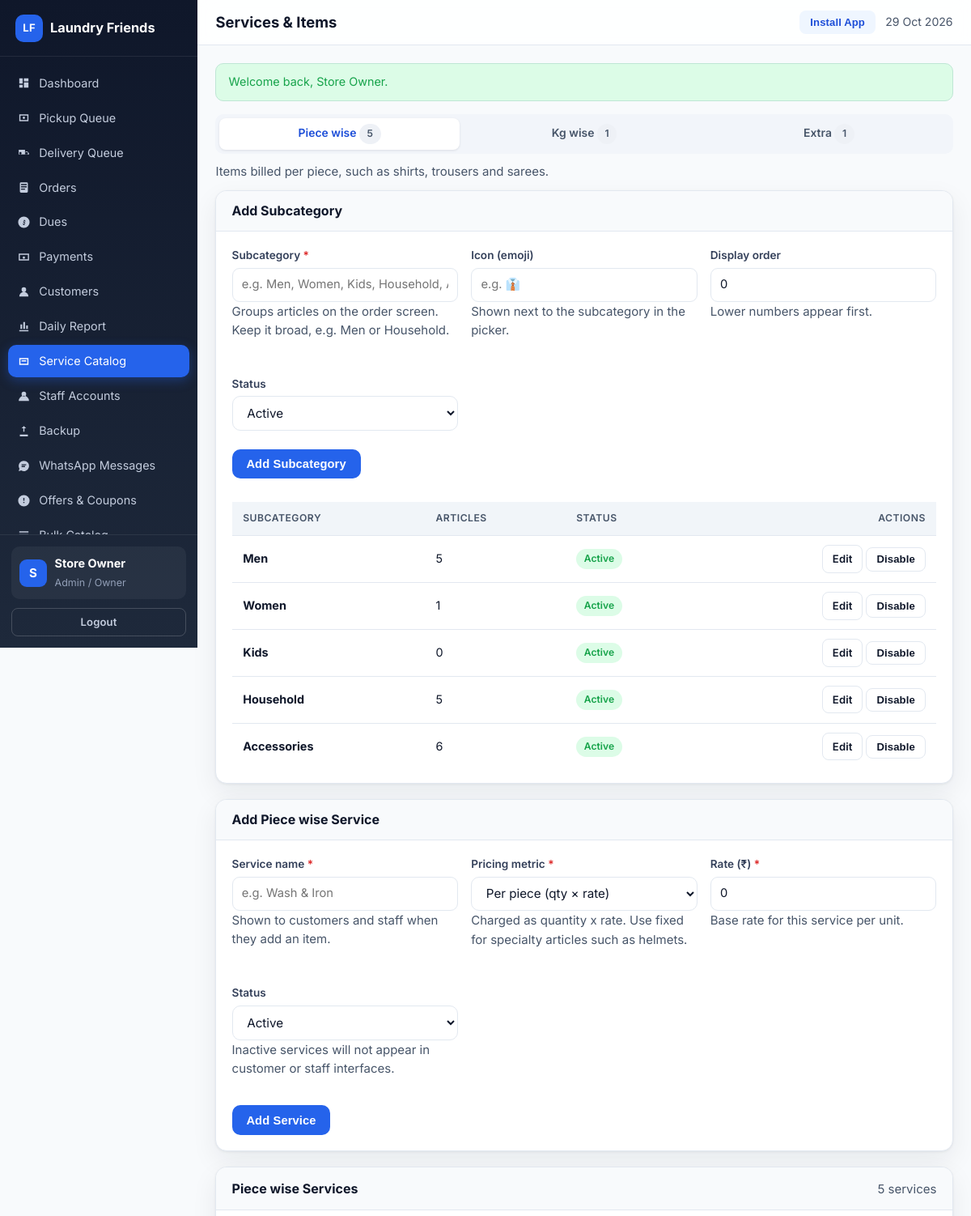
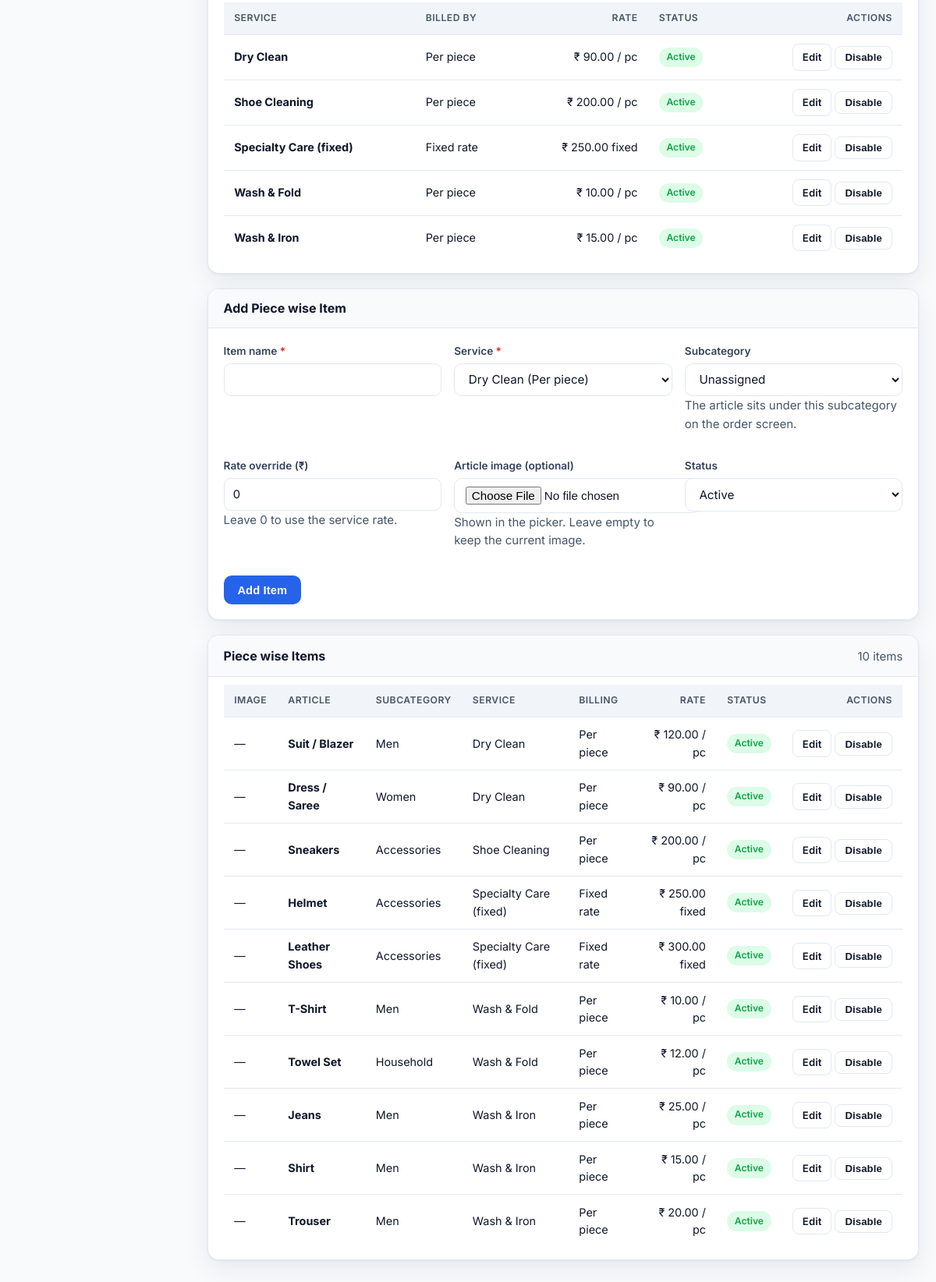
/admin/catalog.php (signed in), run on the app's committed database (2 pictures, top to bottom).
### tables this page shows
CREATE TABLE IF NOT EXISTS users (
  id INT UNSIGNED AUTO_INCREMENT PRIMARY KEY,
  role ENUM('super_admin','admin','staff','customer') NOT NULL DEFAULT 'customer',
  name VARCHAR(100) NOT NULL,
  email VARCHAR(150) NULL,
  phone VARCHAR(20) NULL,
  phone_key VARCHAR(20) NULL,
  password_hash VARCHAR(255) NOT NULL,
  is_active TINYINT(1) NOT NULL DEFAULT 1,
  must_change_password TINYINT(1) NOT NULL DEFAULT 0,
  last_login_at DATETIME NULL,
  created_by INT UNSIGNED NULL,
  created_at DATETIME NOT NULL DEFAULT CURRENT_TIMESTAMP,
  updated_at DATETIME NOT NULL DEFAULT CURRENT_TIMESTAMP ON UPDATE CURRENT_TIMESTAMP,
  UNIQUE KEY uq_users_email (email),
  UNIQUE KEY uq_users_phone_key (phone_key),
  KEY idx_users_role (role),
  KEY idx_users_active (is_active)
);

CREATE TABLE IF NOT EXISTS subcategories (
  id INT UNSIGNED AUTO_INCREMENT PRIMARY KEY,
  name VARCHAR(80) NOT NULL,
  icon VARCHAR(40) NULL,
  slug VARCHAR(80) NOT NULL,
  sort_order INT NOT NULL DEFAULT 0,
  is_active TINYINT(1) NOT NULL DEFAULT 1,
  created_at DATETIME NOT NULL DEFAULT CURRENT_TIMESTAMP,
  updated_at DATETIME NOT NULL DEFAULT CURRENT_TIMESTAMP ON UPDATE CURRENT_TIMESTAMP,
  UNIQUE KEY uq_subcategories_slug (slug),
  KEY idx_subcategories_active (is_active)
);

CREATE TABLE IF NOT EXISTS services (
  id INT UNSIGNED AUTO_INCREMENT PRIMARY KEY,
  service_name VARCHAR(120) NOT NULL,
  price_mode ENUM('per_piece','per_kg','fixed') NOT NULL DEFAULT 'per_piece',
  category ENUM('piece','kg','extra') NOT NULL DEFAULT 'piece',
  rate DECIMAL(12,2) NOT NULL DEFAULT 0,
  min_weight_kg DECIMAL(10,3) NOT NULL DEFAULT 0,
  is_active TINYINT(1) NOT NULL DEFAULT 1,
  created_at DATETIME NOT NULL DEFAULT CURRENT_TIMESTAMP,
  updated_at DATETIME NOT NULL DEFAULT CURRENT_TIMESTAMP ON UPDATE CURRENT_TIMESTAMP,
  UNIQUE KEY uq_services_name (service_name),
  KEY idx_services_active (is_active)
);

CREATE TABLE IF NOT EXISTS laundry_items (
  id INT UNSIGNED AUTO_INCREMENT PRIMARY KEY,
  service_id INT UNSIGNED NULL,
  subcategory_id INT UNSIGNED NULL,
  image_path VARCHAR(255) NULL,
  item_name VARCHAR(120) NOT NULL,
  service_type VARCHAR(40) NOT NULL DEFAULT 'wash_fold',
  price_mode ENUM('per_piece','per_kg','fixed') NOT NULL DEFAULT 'per_piece',
  rate_per_piece DECIMAL(12,2) NOT NULL DEFAULT 0,
  rate_per_kg DECIMAL(12,2) NOT NULL DEFAULT 0,
  min_weight_kg DECIMAL(10,3) NOT NULL DEFAULT 0,
  is_active TINYINT(1) NOT NULL DEFAULT 1,
  created_at DATETIME NOT NULL DEFAULT CURRENT_TIMESTAMP,
  updated_at DATETIME NOT NULL DEFAULT CURRENT_TIMESTAMP ON UPDATE CURRENT_TIMESTAMP,
  UNIQUE KEY uq_laundry_item_service (service_id, item_name),
  KEY idx_laundry_items_service (service_id),
  KEY idx_laundry_items_subcategory (subcategory_id)
);

### admin/catalog.php (the view, shortened to what the rows shown need)
<?php
require_once dirname(__DIR__) . '/includes/layout.php';
$user = require_admin();
$tab = query('tab', 'piece');
$services = all_services();
$subcategories = all_subcategories();
$items = db_all(
    'SELECT i.*, s.service_name, s.price_mode AS service_price_mode, s.rate AS service_rate,
            s.category AS service_category, sc.name AS subcategory_name
     FROM laundry_items i
     LEFT JOIN services s ON s.id = i.service_id
     LEFT JOIN subcategories sc ON sc.id = i.subcategory_id
     ORDER BY FIELD(s.category, \'piece\', \'kg\', \'extra\'), s.service_name, sc.sort_order, i.is_active DESC, i.item_name'
);
$servicesByCategory = [];
foreach ($services as $service) {
    $servicesByCategory[service_category_for($service)][] = $service;
}
$itemsByCategory = [];
foreach ($items as $item) {
    $itemsByCategory[service_category_for($item)][] = $item;
}
$editService = null;
$editItem = null;
$editSubcategory = null;
$tabLabel = service_category_label($tab);
$tabServices = $servicesByCategory[$tab] ?? [];
$tabItems = $itemsByCategory[$tab] ?? [];
layout_start('Services & Items', 'app');
?>
<div class="panel">
    <div class="panel-head">
        <h2><?= $editSubcategory !== null ? 'Edit Subcategory' : 'Add Subcategory' ?></h2>
    </div>
    <div class="panel-body tight">
        <?php if ($subcategories === []): ?>
            <div class="empty-state"><strong>No subcategories yet</strong>Add Men, Women, Kids, Household and Accessories to start.</div>
        <?php else: ?>
            <div class="table-wrap">
                <table class="data">
                    <thead>
                        <tr><th>Subcategory</th><th>Articles</th><th>Status</th><th class="actions">Actions</th></tr>
                    </thead>
                    <tbody>
                    <?php
                    $subcategoryCounts = [];
                    foreach ($items as $itemRow) {
                        $sid = (int) ($itemRow['subcategory_id'] ?? 0);
                        $subcategoryCounts[$sid] = ($subcategoryCounts[$sid] ?? 0) + 1;
                    }
                    ?>
                    <?php foreach ($subcategories as $subcategory): ?>
                        <tr>
                            <td><strong><?= e((string) ($subcategory['icon'] ?? '')) ?> <?= e((string) $subcategory['name']) ?></strong></td>
                            <td><?= e((string) ($subcategoryCounts[(int) $subcategory['id']] ?? 0)) ?></td>
                            <td><span class="badge <?= (int) $subcategory['is_active'] === 1 ? 'badge-success' : 'badge-muted' ?>"><?= (int) $subcategory['is_active'] === 1 ? 'Active' : 'Inactive' ?></span></td>
                            <td class="actions">
                                <a class="btn btn-sm btn-ghost" href="<?= e(url('admin/catalog.php?tab=' . urlencode($tab) . '&edit_subcategory=' . (int) $subcategory['id'])) ?>">Edit</a>
                                <form method="post" style="display:inline;">
                                    <button class="btn btn-sm btn-ghost" type="submit"><?= (int) $subcategory['is_active'] === 1 ? 'Disable' : 'Enable' ?></button>
                                </form>
                            </td>
                        </tr>
                    <?php endforeach; ?>
                    </tbody>
                </table>
            </div>
        <?php endif; ?>
    </div>
</div>
<div class="panel">
    <div class="panel-head">
        <h2><?= $editService !== null ? 'Edit ' . e($tabLabel) . ' Service' : 'Add ' . e($tabLabel) . ' Service' ?></h2>
    </div>
</div>
<div class="panel">
    <div class="panel-head"><h2><?= e($tabLabel) ?> Services</h2><span class="subtle"><?= e((string) count($tabServices)) ?> services</span></div>
    <div class="panel-body tight">
        <?php if ($tabServices === []): ?>
            <div class="empty-state"><strong>No <?= e(strtolower($tabLabel)) ?> services yet</strong>Create one above, then map items to it.</div>
        <?php else: ?>
            <div class="table-wrap">
                <table class="data">
                    <thead>
                        <tr>
                            <th>Service</th>
                            <th>Billed by</th>
                            <th class="num">Rate</th>
                            <th>Status</th>
                            <th class="actions">Actions</th>
                        </tr>
                    </thead>
                    <tbody>
                    <?php foreach ($tabServices as $service): ?>
                        <tr>
                            <td><strong><?= e((string) $service['service_name']) ?></strong></td>
                            <td><?= e(service_mode_label((string) $service['price_mode'])) ?></td>
                            <td class="num"><?= e(money((float) $service['rate'])) ?><?= $service['price_mode'] === 'per_kg' ? ' / kg' : ($service['price_mode'] === 'fixed' ? ' fixed' : ' / pc') ?></td>
                            <td><span class="badge <?= (int) $service['is_active'] === 1 ? 'badge-success' : 'badge-muted' ?>"><?= (int) $service['is_active'] === 1 ? 'Active' : 'Inactive' ?></span></td>
                            <td class="actions">
                                <a class="btn btn-sm btn-ghost" href="<?= e(url('admin/catalog.php?tab=' . urlencode($tab) . '&edit_service=' . (int) $service['id'])) ?>">Edit</a>
                                <form method="post" style="display:inline;">
                                    <button class="btn btn-sm btn-ghost" type="submit"><?= (int) $service['is_active'] === 1 ? 'Disable' : 'Enable' ?></button>
                                </form>
                            </td>
                        </tr>
                    <?php endforeach; ?>
                    </tbody>
                </table>
            </div>
        <?php endif; ?>
    </div>
</div>
<div class="panel">
    <div class="panel-head">
        <h2><?= $editItem !== null ? 'Edit ' . e($tabLabel) . ' Item' : 'Add ' . e($tabLabel) . ' Item' ?></h2>
    </div>
</div>
<div class="panel">
    <div class="panel-head"><h2><?= e($tabLabel) ?> Items</h2><span class="subtle"><?= e((string) count($tabItems)) ?> items</span></div>
    <div class="panel-body tight">
        <?php if ($tabItems === []): ?>
            <div class="empty-state"><strong>No items in this tab yet</strong>Add items and map them to a service.</div>
        <?php else: ?>
            <div class="table-wrap">
                <table class="data">
                    <thead>
                        <tr>
                            <th>Image</th>
                            <th>Article</th>
                            <th>Subcategory</th>
                            <th>Service</th>
                            <th>Billing</th>
                            <th class="num">Rate</th>
                            <th>Status</th>
                            <th class="actions">Actions</th>
                        </tr>
                    </thead>
                    <tbody>
                    <?php foreach ($tabItems as $item): ?>
                        <?php
                        $serviceRow = [
                            'price_mode' => (string) ($item['service_price_mode'] ?? $item['price_mode']),
                            'rate' => (float) ($item['service_rate'] ?? 0),
                        ];
                        $rate = service_effective_rate($serviceRow, $item);
                        $itemMode = (string) ($item['service_price_mode'] ?? $item['price_mode']);
                        ?>
                        <tr>
                            <td><?php if (!empty($item['image_path'])): ?><img src="<?= e(url($item['image_path'])) ?>" alt="" style="width:40px;height:40px;object-fit:cover;border-radius:8px;"><?php else: ?>—<?php endif; ?></td>
                            <td><strong><?= e((string) $item['item_name']) ?></strong></td>
                            <td><?= e((string) ($item['subcategory_name'] ?? 'Unassigned')) ?></td>
                            <td><?= e((string) ($item['service_name'] ?? service_type_label((string) $item['service_type']))) ?></td>
                            <td><?= e(service_mode_label($itemMode)) ?></td>
                            <td class="num"><?= e(money($rate)) ?><?= $itemMode === 'per_kg' ? ' / kg' : ($itemMode === 'fixed' ? ' fixed' : ' / pc') ?></td>
                            <td><span class="badge <?= (int) $item['is_active'] === 1 ? 'badge-success' : 'badge-muted' ?>"><?= (int) $item['is_active'] === 1 ? 'Active' : 'Inactive' ?></span></td>
                            <td class="actions">
                                <a class="btn btn-sm btn-ghost" href="<?= e(url('admin/catalog.php?tab=' . urlencode($tab) . '&edit=' . (int) $item['id'])) ?>">Edit</a>
                                <form method="post" style="display:inline;">
                                    <button class="btn btn-sm btn-ghost" type="submit"><?= (int) $item['is_active'] === 1 ? 'Disable' : 'Enable' ?></button>
                                </form>
                            </td>
                        </tr>
                    <?php endforeach; ?>
                    </tbody>
                </table>
            </div>
        <?php endif; ?>
    </div>
</div>
<?php layout_end(); ?>

### includes/layout.php (shortened to what the rows shown need)
<?php
function layout_nav_items(): array
{
    $user = current_user();
    return [];
}
function layout_is_active(string $href): bool
{
    $self = basename($_SERVER['SCRIPT_NAME'] ?? '');
    $target = basename($href);
    if ($self === $target) {
        return true;
    }
    $selfDir = basename(dirname($_SERVER['SCRIPT_NAME'] ?? ''));
    $targetDir = basename(dirname($href));
    return $self === $target && $selfDir === $targetDir;
}
function layout_start(string $title, string $layout = 'app'): void
{
    $user = current_user();
    ?><!DOCTYPE html>
<html lang="en">
<head>
<link rel="stylesheet" href="<?= e(asset('assets/css/app.css')) ?>">
</head>
<body class="layout-<?= e($layout) ?>">
<?php if ($layout === 'public'): ?>
<header class="public-header">
    <div class="container nav-row">
        <a class="brand" href="<?= e(url('index.php')) ?>">
            <span class="brand-mark">LF</span>
            <span><?= e(APP_NAME) ?></span>
        </a>
        <nav class="public-nav">
            <a href="<?= e(url('index.php')) ?>#services">Services</a>
            <a href="<?= e(url('index.php')) ?>#how">How it works</a>
            <a href="<?= e(url('index.php')) ?>#contact">Contact</a>
            <button class="btn btn-soft btn-sm install-btn" type="button" data-install-app>Install App</button>
            <?php if ($user !== null): ?>
                <a class="btn btn-primary btn-sm" href="<?= e(url(home_for_role($user['role']))) ?>">Go to Dashboard</a>
                <a class="btn btn-ghost btn-sm" href="<?= e(url('logout.php')) ?>">Logout</a>
            <?php else: ?>
                <a class="btn btn-ghost btn-sm" href="<?= e(url('login.php')) ?>">Login</a>
                <a class="btn btn-primary btn-sm" href="<?= e(url('customer/schedule-pickup.php')) ?>">Schedule Pickup</a>
            <?php endif; ?>
        </nav>
    </div>
</header>
<?php elseif ($layout === 'app'): ?>
<div class="app-shell">
    <aside class="sidebar" id="sidebar">
        <div class="sidebar-brand">
            <a class="brand" href="<?= e(url('index.php')) ?>">
                <span class="brand-mark">LF</span>
                <span><?= e(APP_NAME) ?></span>
            </a>
        </div>
        <nav class="sidebar-nav">
            <?php foreach (layout_nav_items() as $item): ?>
                <a class="nav-link<?= layout_is_active($item['href']) ? ' active' : '' ?>" href="<?= e(url($item['href'])) ?>">
                    <svg viewBox="0 0 24 24" aria-hidden="true"><path d="<?= e($item['icon']) ?>"/></svg>
                    <span><?= e($item['label']) ?></span>
                </a>
            <?php endforeach; ?>
        </nav>
        <div class="sidebar-footer">
            <div class="user-chip">
                <div class="avatar"><?= e(strtoupper(mb_substr($user['name'] ?? 'U', 0, 1))) ?></div>
                <div>
                    <strong><?= e($user['name'] ?? 'Guest') ?></strong>
                    <small><?= e(role_label($user['role'] ?? '')) ?></small>
                </div>
            </div>
            <a class="btn btn-ghost btn-sm btn-block" href="<?= e(url('logout.php')) ?>">Logout</a>
        </div>
    </aside>
    <div class="app-main">
        <header class="app-topbar">
            <h1 class="page-title"><?= e($title) ?></h1>
            <div class="topbar-right">
                <button class="btn btn-sm btn-soft install-btn" type="button" data-install-app>Install App</button>
                <span class="today-label"><?= e(date('d M Y')) ?></span>
            </div>
        </header>
        <main class="app-content">
<?php endif; ?>
<?php
}
function layout_end(): void
{
    $layout = $GLOBALS['__layout'] ?? 'app';
    ?>
<?php if ($layout === 'app'): ?>
        </main>
    </div>
</div>
<?php elseif ($layout === 'customer'): ?>
</main>
<?php layout_bottom_nav(); ?>
<?php endif; ?>
</body>
</html>
<?php
}
function layout_bottom_nav(): void
{
    $user = current_user();
    if ($user === null || !in_array($user['role'], array_merge(staff_roles(), ['customer']), true)) {
        return;
    }
    ?>
    <?php
}

### data on the page
users: name "S", name "Store Owner", role "Admin / Owner"
subcategories: name "Men", id "5", is_active "Active"
subcategories: name "Women", id "1", is_active "Active"
subcategories: name "Kids", id "0", is_active "Active"
subcategories: name "Household", id "5", is_active "Active"
subcategories: name "Accessories", id "6", is_active "Active"
services: service_name "Dry Clean", price_mode "Per piece", rate "₹ 90.00", shows "/ pc", is_active "Active"
services: service_name "Shoe Cleaning", price_mode "Per piece", rate "₹ 200.00", shows "/ pc", is_active "Active"
services: service_name "Specialty Care (fixed)", price_mode "Fixed rate", rate "₹ 250.00", is_active "Active"
services: service_name "Wash & Fold", price_mode "Per piece", rate "₹ 10.00", shows "/ pc", is_active "Active"
services: service_name "Wash & Iron", price_mode "Per piece", rate "₹ 15.00", shows "/ pc", is_active "Active"
laundry_items: item_name "Suit / Blazer", subcategory.name "Men", service.service_name "Dry Clean", service.price_mode "Per piece", money($rate) "₹ 120.00", shows "/ pc", is_active "Active"
laundry_items: item_name "Dress / Saree", subcategory.name "Women", service.service_name "Dry Clean", service.price_mode "Per piece", money($rate) "₹ 90.00", shows "/ pc", is_active "Active"
laundry_items: item_name "Sneakers", subcategory.name "Accessories", service.service_name "Shoe Cleaning", service.price_mode "Per piece", money($rate) "₹ 200.00", shows "/ pc", is_active "Active"
laundry_items: item_name "Helmet", subcategory.name "Accessories", service.service_name "Specialty Care (fixed)", service.price_mode "Fixed rate", money($rate) "₹ 250.00", is_active "Active"
laundry_items: item_name "Leather Shoes", subcategory.name "Accessories", service.service_name "Specialty Care (fixed)", service.price_mode "Fixed rate", money($rate) "₹ 300.00", is_active "Active"
laundry_items: item_name "T-Shirt", subcategory.name "Men", service.service_name "Wash & Fold", service.price_mode "Per piece", money($rate) "₹ 10.00", shows "/ pc", is_active "Active"
laundry_items: item_name "Towel Set", subcategory.name "Household", service.service_name "Wash & Fold", service.price_mode "Per piece", money($rate) "₹ 12.00", shows "/ pc", is_active "Active"
laundry_items: item_name "Jeans", subcategory.name "Men", service.service_name "Wash & Iron", service.price_mode "Per piece", money($rate) "₹ 25.00", shows "/ pc", is_active "Active"
laundry_items: item_name "Shirt", subcategory.name "Men", service.service_name "Wash & Iron", service.price_mode "Per piece", money($rate) "₹ 15.00", shows "/ pc", is_active "Active"
laundry_items: item_name "Trouser", subcategory.name "Men", service.service_name "Wash & Iron", service.price_mode "Per piece", money($rate) "₹ 20.00", shows "/ pc", is_active "Active"

### other printed values
APP_NAME "Laundry Friends"
$item['label'] "Dashboard"
$item['label'] "Pickup Queue"
$item['label'] "Delivery Queue"
$item['label'] "Orders"
$item['label'] "Dues"
$item['label'] "Payments"
$item['label'] "Customers"
$item['label'] "Daily Report"
$item['label'] "Service Catalog"
$item['label'] "Staff Accounts"
$item['label'] "Backup"
$item['label'] "WhatsApp Messages"
$item['label'] "Offers & Coupons"
$title "Services & Items"
